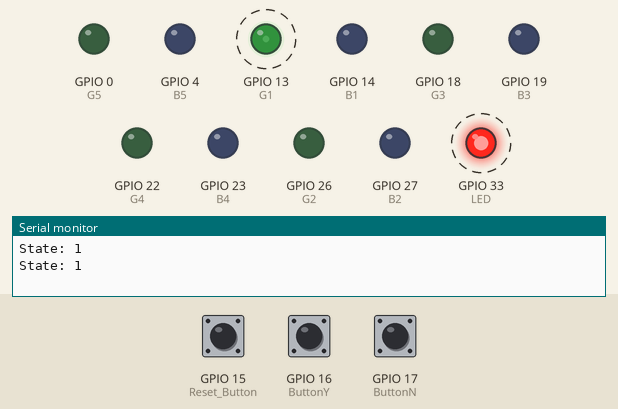
This sketch was run on a simulated ESP32. Shown: output pins drawn as LEDs (lit = HIGH), the last lines printed to the serial monitor. Dashed ring = blinking. The test bench sets the inputs (shaded band); at power-on: GPIO 16 (ButtonY) LOW, GPIO 17 (ButtonN) LOW, GPIO 15 (Reset_Button) LOW. Pins used as bus, display or sensor lines are not drawn. At 10.5 s the program restarts the board; the recording ends there.

Above: at 0.87 s.
1.3 s: GPIO 16 (ButtonY) pulled HIGH for 0.15 s
At 1.87 s:
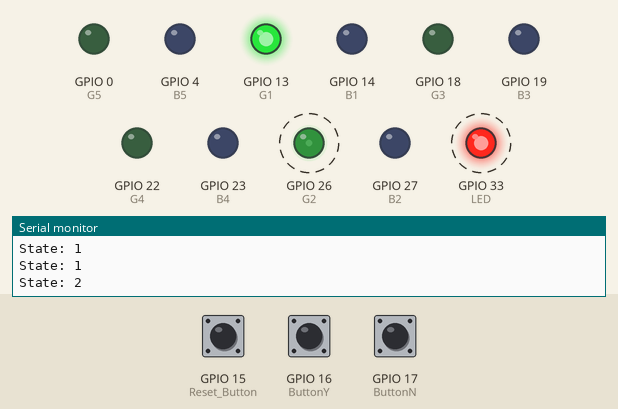
4.3 s: GPIO 17 (ButtonN) pulled HIGH for 0.15 s
At 4.87 s:
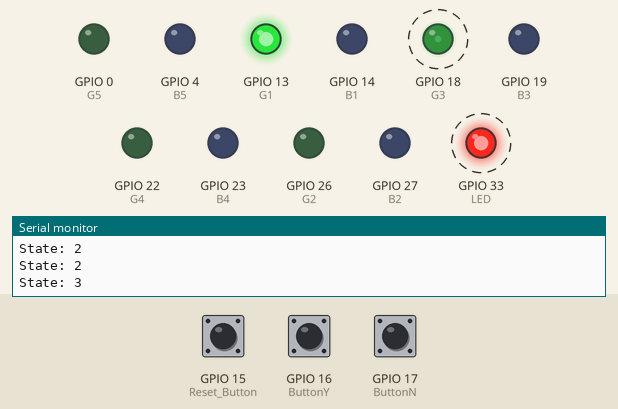
7.4 s: GPIO 16 (ButtonY) pulled HIGH for 1 s
At 8.87 s:
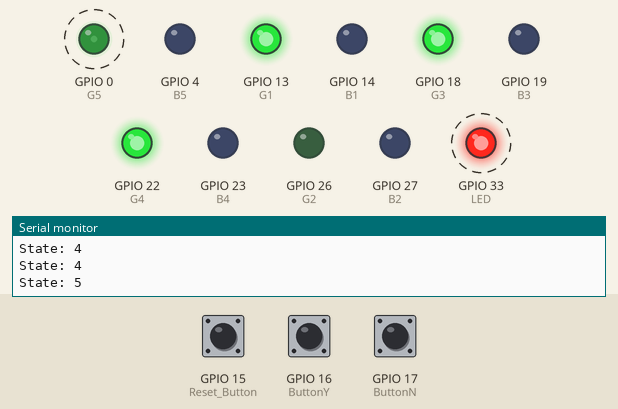
10.4 s: GPIO 15 (Reset_Button) pulled HIGH for 0.15 s
Timing chart, 0 to 10.5 s (numbered marks = the images above; inputs shaded):
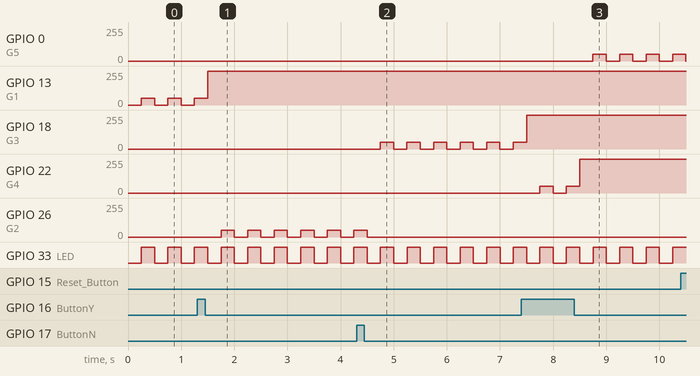

Measured:
- after the input at 1.3 s, GPIO 26 (G2): alternates 50/255 for 0.25 s and 0/255 for 0.25 s, starting after 0.45 s
- after the input at 4.3 s, GPIO 18 (G3): alternates 50/255 for 0.25 s and 0/255 for 0.25 s, starting after 0.45 s; GPIO 26 (G2): goes on until 4.5 s, then stays 0/255
- after the input at 7.4 s, GPIO 0 (G5): alternates 50/255 for 0.25 s and 0/255 for 0.25 s, starting after 1.4 s; GPIO 22 (G4): 0/255 → 50/255 after 0.35 s, → 0/255 0.25 s later, → 50/255 0.25 s later, → 255/255 0.25 s later
- by itself, GPIO 33 (LED): alternates HIGH for 0.25 s and LOW for 0.25 s

The sketch:

sketch.ino
```cpp
#define R1 12
#define G1 13
#define B1 14
#define R2 25
#define G2 26
#define B2 27
#define R3 5
#define G3 18
#define B3 19
#define R4 21
#define G4 22
#define B4 23
#define R5 2
#define G5 0
#define B5 4
//set new rgb pin here

////////////////////////////
#define LED 33
#define Reset_Button 15
#define ButtonY 16
#define ButtonN 17
hw_timer_t *My_timer = NULL;
hw_timer_t *My_timer_2 = NULL;
///////////////////////////////
int state = 1;
int button_state = 0;
int change_allow = 0;
int reset_state = 0;
int r_color = NULL;
int g_color = NULL;
int b_color = NULL;
/////////////////////////////
void RGB_BEEP(int r_pin,int g_pin,int b_pin){
    if(r_color == 0){
      r_color = 200;
      g_color = 50;
      b_color = 0;
    }else{
      r_color = 0;
      g_color = 0;
      b_color = 0;
    }
    // if(digitalRead(g_pin) == 0){
    //   g_color = 200;
    // }else{
    //   g_color = 0;
    // }
    // Serial.println(analogRead(R1));
    analogWrite(r_pin,r_color);
    analogWrite(g_pin,g_color);
    analogWrite(b_pin,b_color);
}

void IRAM_ATTR TEST(){

  digitalWrite(LED,!digitalRead(LED));

}

void IRAM_ATTR RESET(){
  reset_state = 1;
}

void IRAM_ATTR BUTTON1(){
  button_state = 1;
}

void IRAM_ATTR BUTTON2(){
  button_state = 2;
}

void RGB_RED(int r_pin ,int g_pin,int b_pin){
  analogWrite(r_pin,255);
  analogWrite(g_pin,0);
  analogWrite(b_pin,0);
}

void RGB_GREEN(int r_pin ,int g_pin,int b_pin){
  analogWrite(r_pin,0);
  analogWrite(g_pin,255);
  analogWrite(b_pin,0);
}

void IRAM_ATTR MAIN_FUNC(){
  if(state == 1){
    reset_state = 0;
    if((button_state == 1)&(change_allow == 0)){
      RGB_GREEN(R1,G1,B1);
      button_state = 0;
      state = 2;
    }else if((button_state == 2)&(change_allow == 0)){
      RGB_RED(R1,G1,B1);
      button_state = 0;
      state = 2;
    }
  }else if(state == 2){
    if((button_state == 1)&(change_allow == 0)){
      RGB_GREEN(R2,G2,B2);
      button_state = 0;
      state = 3;
    }else if((button_state == 2)&(change_allow == 0)){
      RGB_RED(R2,G2,B2);
      button_state = 0;
      state = 3;
    }
  }else if(state == 3){
    if((button_state == 1)&(change_allow == 0)){
      RGB_GREEN(R3,G3,B3);
      button_state = 0;
      state = 4;
    }else if((button_state == 2)&(change_allow == 0)){
      RGB_RED(R3,G3,B3);
      button_state = 0;
      state = 4;
    }
  }else if(state == 4){
    if((button_state == 1)&(change_allow == 0)){
      RGB_GREEN(R4,G4,B4);
      button_state = 0;
      state = 5;
    }else if((button_state == 2)&(change_allow == 0)){
      RGB_RED(R4,G4,B4);
      button_state = 0;
      state = 5;
    }
  }else if(state == 5){
    if((button_state == 1)&(change_allow == 0)){
      RGB_GREEN(R5,G5,B5);
      button_state = 0;
      state = 6;
    }else if((button_state == 2)&(change_allow == 0)){
      RGB_RED(R5,G5,B5);
      button_state = 0;
      state = 6;
    }
  }
  ///////////////////////////
  if(state == 1){
    RGB_BEEP(R1,G1,B1);
  }else if(state == 2){
    RGB_BEEP(R2,G2,B2);
  }else if(state == 3){
    RGB_BEEP(R3,G3,B3);
  }else if(state == 4){
    RGB_BEEP(R4,G4,B4);
  }else if(state == 5){
    RGB_BEEP(R5,G5,B5);
  }

  if(reset_state == 1){
    ESP.restart();  //asm volatile ("  jmp 0");   if use in mega
  }
}


void setup() {
  Serial.begin(9600);
  pinMode(Reset_Button, INPUT);
  pinMode(ButtonY, INPUT);
  pinMode(ButtonN, INPUT);
  pinMode(LED, OUTPUT);
  pinMode(R1, OUTPUT);
  pinMode(G1, OUTPUT);
  pinMode(B1, OUTPUT);
  pinMode(R2, OUTPUT);
  pinMode(G2, OUTPUT);
  pinMode(B2, OUTPUT);
  pinMode(R3, OUTPUT);
  pinMode(G3, OUTPUT);
  pinMode(B3, OUTPUT);
  pinMode(R4, OUTPUT);
  pinMode(G4, OUTPUT);
  pinMode(B4, OUTPUT);
  pinMode(R5, OUTPUT);
  pinMode(G5, OUTPUT);
  pinMode(B5, OUTPUT);
  ///////////////////////////////////////
  attachInterrupt(ButtonY,BUTTON1,HIGH);
  attachInterrupt(ButtonN,BUTTON2,HIGH);
  attachInterrupt(Reset_Button,RESET,HIGH);
/////////////////////MAIN//////////////////////////////
  My_timer = timerBegin(0, 80, true);  // use tiemr 0 and set prescale to 80 so 1 tick is 1 uSec
  My_timer_2 = timerBegin(1,80,true);
  timerAttachInterrupt(My_timer, &MAIN_FUNC, true);
  timerAttachInterrupt(My_timer_2, &TEST, true);
  timerAlarmWrite(My_timer, 250000, true);  // set alarm every 1 sec
  timerAlarmWrite(My_timer_2, 250000, true);
  timerAlarmEnable(My_timer);  // enable the alarm
  timerAlarmEnable(My_timer_2);

}

void loop() {
  Serial.print("State: ");
  Serial.println(state);
  // Serial.print("Button State: ");
  // Serial.println(button_state);
  // Serial.print("Allow State: ");
  // Serial.println(change_allow);
  // Serial.print("Reset State: ");
  // Serial.println(reset_state);

  delay(500);
}
```
